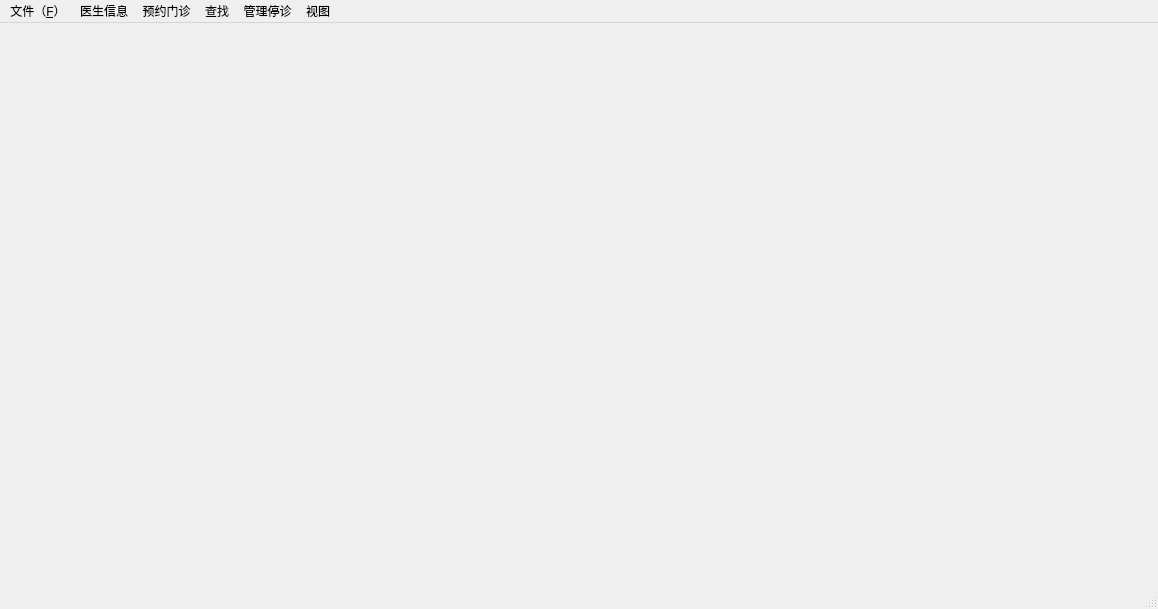
<?xml version="1.0" encoding="UTF-8"?>
<ui version="4.0">
 <class>MainWindow</class>
 <widget class="QMainWindow" name="MainWindow">
  <property name="geometry">
   <rect>
    <x>0</x>
    <y>0</y>
    <width>1158</width>
    <height>609</height>
   </rect>
  </property>
  <property name="windowTitle">
   <string>MainWindow</string>
  </property>
  <widget class="QWidget" name="centralwidget"/>
  <widget class="QMenuBar" name="menubar">
   <property name="geometry">
    <rect>
     <x>0</x>
     <y>0</y>
     <width>1158</width>
     <height>26</height>
    </rect>
   </property>
   <widget class="QMenu" name="menu_F">
    <property name="title">
     <string>文件（&amp;F）</string>
    </property>
    <addaction name="action_O"/>
    <addaction name="action_S"/>
   </widget>
   <widget class="QMenu" name="menu">
    <property name="title">
     <string>医生信息</string>
    </property>
    <addaction name="actionDoctorAdd"/>
    <addaction name="actionDoctorEdit"/>
    <addaction name="actionDoctorDelete"/>
   </widget>
   <widget class="QMenu" name="menu_2">
    <property name="title">
     <string>预约门诊</string>
    </property>
    <addaction name="actionBookingAdd"/>
    <addaction name="actionBookingEdit"/>
    <addaction name="actionBookingDel"/>
   </widget>
   <widget class="QMenu" name="menu_4">
    <property name="title">
     <string>查找</string>
    </property>
    <addaction name="actionSearchBookings"/>
    <addaction name="actionSearchDoctors"/>
   </widget>
   <widget class="QMenu" name="menu_5">
    <property name="title">
     <string>管理停诊</string>
    </property>
    <addaction name="actionManageSuspend"/>
   </widget>
   <widget class="QMenu" name="menu_6">
    <property name="title">
     <string>视图</string>
    </property>
    <addaction name="actionViewBookings"/>
    <addaction name="actionViewDoctors"/>
    <addaction name="actionViewDoctorBookings"/>
   </widget>
   <addaction name="menu_F"/>
   <addaction name="menu"/>
   <addaction name="menu_2"/>
   <addaction name="menu_4"/>
   <addaction name="menu_5"/>
   <addaction name="menu_6"/>
  </widget>
  <widget class="QStatusBar" name="statusbar"/>
  <action name="action">
   <property name="text">
    <string>添加专家</string>
   </property>
  </action>
  <action name="actionDoctorAdd">
   <property name="icon">
    <iconset resource="icon.qrc">
     <normaloff>:/new/prefix1/resource/OIP.png</normaloff>:/new/prefix1/resource/OIP.png</iconset>
   </property>
   <property name="text">
    <string>添加医生信息</string>
   </property>
  </action>
  <action name="action_3">
   <property name="text">
    <string>医生信息表</string>
   </property>
  </action>
  <action name="action_docInfo">
   <property name="icon">
    <iconset>
     <normaloff>resource/list.webp</normaloff>resource/list.webp</iconset>
   </property>
   <property name="text">
    <string>医生数据</string>
   </property>
  </action>
  <action name="action_bookInfo">
   <property name="text">
    <string>门诊预约总数据</string>
   </property>
  </action>
  <action name="actionBookingAdd">
   <property name="icon">
    <iconset resource="icon.qrc">
     <normaloff>:/new/prefix1/resource/pat.png</normaloff>:/new/prefix1/resource/pat.png</iconset>
   </property>
   <property name="text">
    <string>新增预约</string>
   </property>
  </action>
  <action name="action_O">
   <property name="text">
    <string>打开文件(O)</string>
   </property>
  </action>
  <action name="action_S">
   <property name="text">
    <string>保存文件(S)</string>
   </property>
  </action>
  <action name="actionSearchBookings">
   <property name="icon">
    <iconset resource="icon.qrc">
     <normaloff>:/new/prefix1/resource/search.png</normaloff>:/new/prefix1/resource/search.png</iconset>
   </property>
   <property name="text">
    <string>查找预约记录</string>
   </property>
  </action>
  <action name="actionSearchDoctors">
   <property name="text">
    <string>查找医生</string>
   </property>
  </action>
  <action name="actionManageSuspend">
   <property name="text">
    <string>管理停诊</string>
   </property>
  </action>
  <action name="actBookingAdd">
   <property name="text">
    <string>新增预约</string>
   </property>
  </action>
  <action name="actBookingEdit">
   <property name="text">
    <string>修改预约</string>
   </property>
  </action>
  <action name="actBookingDel">
   <property name="text">
    <string>删除预约</string>
   </property>
  </action>
  <action name="actionViewDoctors">
   <property name="text">
    <string>显示医生</string>
   </property>
  </action>
  <action name="actionBookingEdit">
   <property name="text">
    <string>修改预约</string>
   </property>
  </action>
  <action name="actionBookingDel">
   <property name="text">
    <string>删除预约</string>
   </property>
  </action>
  <action name="actionDoctorSave">
   <property name="text">
    <string>保存医生信息</string>
   </property>
  </action>
  <action name="actionViewDoctorBookings">
   <property name="text">
    <string>显示医生预约数据</string>
   </property>
  </action>
  <action name="actionViewBookings">
   <property name="icon">
    <iconset resource="icon.qrc">
     <normaloff>:/new/prefix1/resource/list.png</normaloff>:/new/prefix1/resource/list.png</iconset>
   </property>
   <property name="text">
    <string>显示预约</string>
   </property>
  </action>
  <action name="actionDoctorEdit">
   <property name="text">
    <string>修改医生信息</string>
   </property>
  </action>
  <action name="actionDoctorDelete">
   <property name="text">
    <string>删除医生信息</string>
   </property>
  </action>
 </widget>
 <resources>
  <include location="icon.qrc"/>
 </resources>
 <connections/>
</ui>
